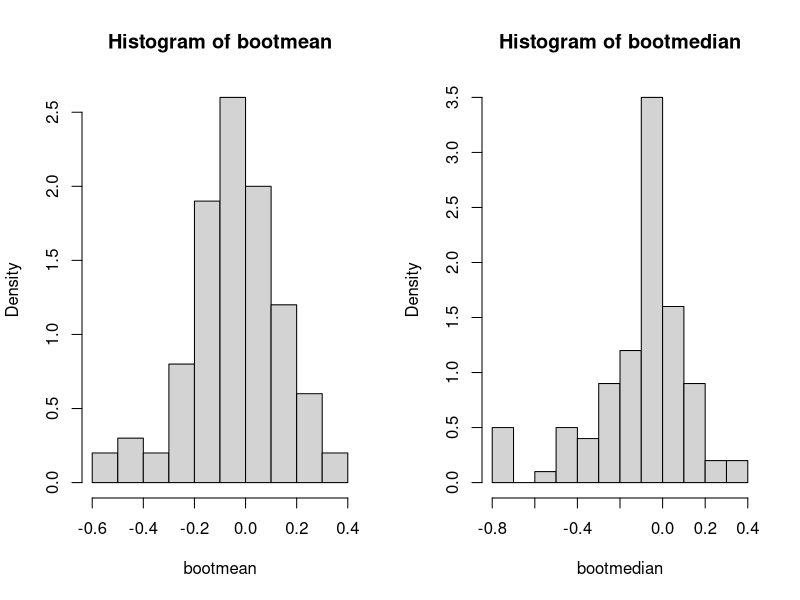

Source code (R):
##################################################################
# Estimation of Pi using Monte Carlo Simulation
# Randomly scatter points in the square and count how many
# point fall inside the circle
#
# Will Daewook Kwon - will.dw.kwon@gmail.com
##################################################################
rm(list=ls()); set.seed(04052014)


#### The Original Data
samp<-rnorm(30)
sampmean<-mean(samp);sampmedian<-median(samp)

#### The Bootstrap Sample
Bootstrapsamp<-list()
for(i in 1:100){
	Bootstrapsamp[[i]]<-sample(samp,30,replace=T)
}

#### Bootstrap mean, median, and MSE
bootmean<-sapply(Bootstrapsamp,mean)
bootmedian<-sapply(Bootstrapsamp,median)
MSEmean<-sum((bootmean-sampmean)^2)/100
MSEmedian<-sum((bootmedian-sampmedian)^2)/100

#### Show the Result
par(mfcol=c(1,2))
hist(bootmean,prob=T);hist(bootmedian,prob=T)
summary(bootmean);summary(bootmedian)
sampmean;sampmedian
cat(" Theoretical MSEs of sample mean and median from the standard normal distribution are:","\n",
		"Mean:", 1/30," Median:", (1.253/sqrt(30))^2, "\n",
		"Computed MSEs of bootstrap sample mean and median are:","\n",
		"Mean:", MSEmean," Median:", MSEmedian, "\n")

